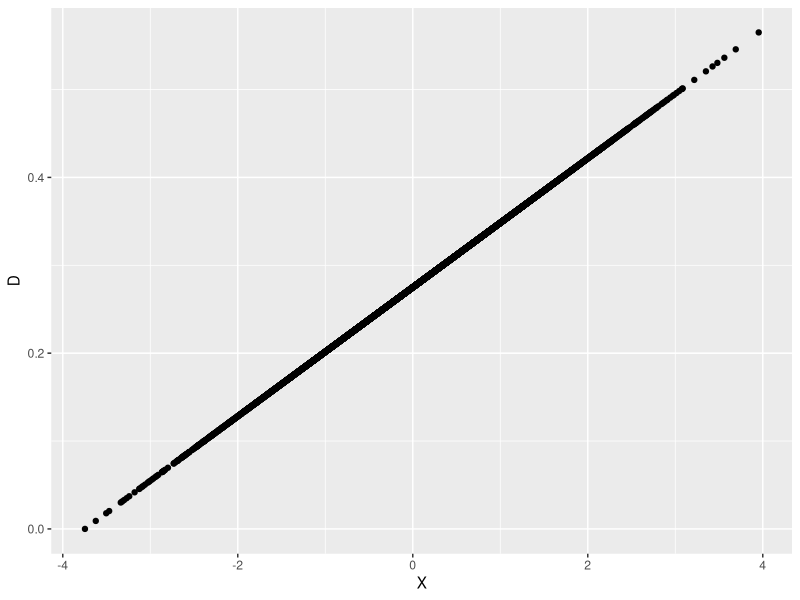
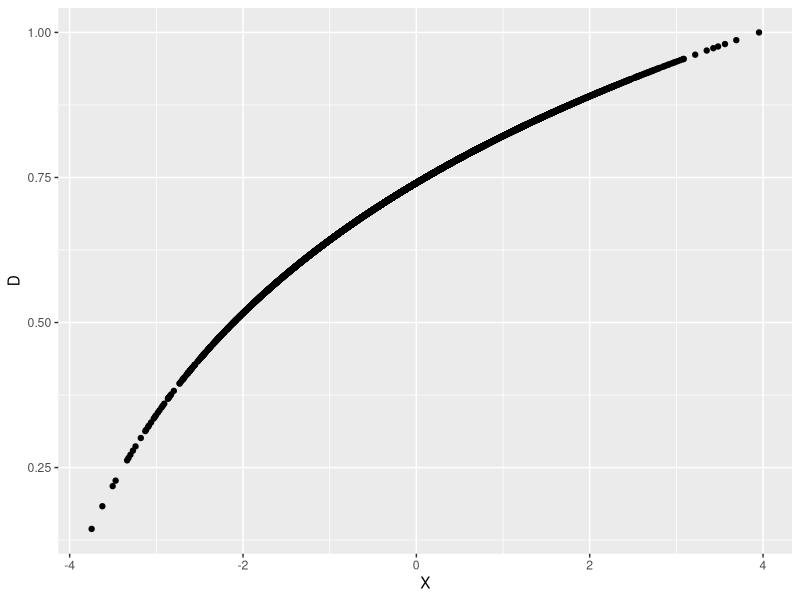
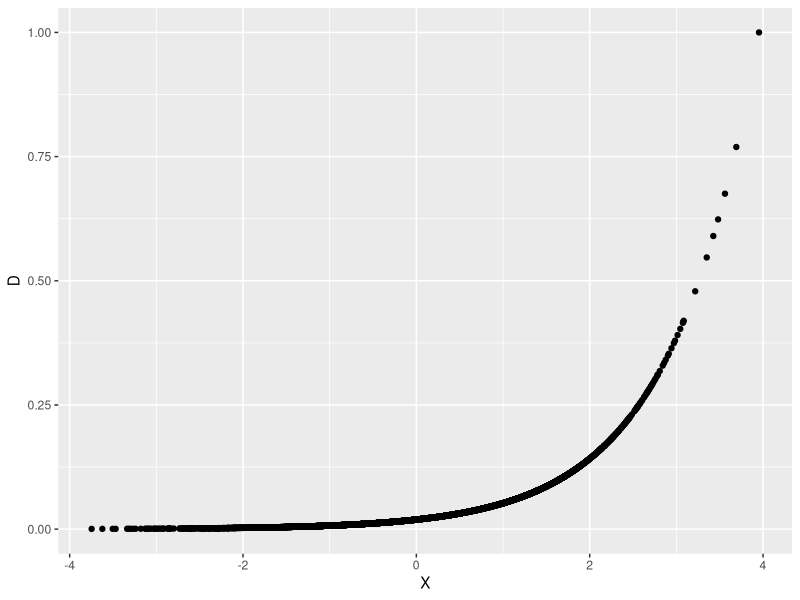
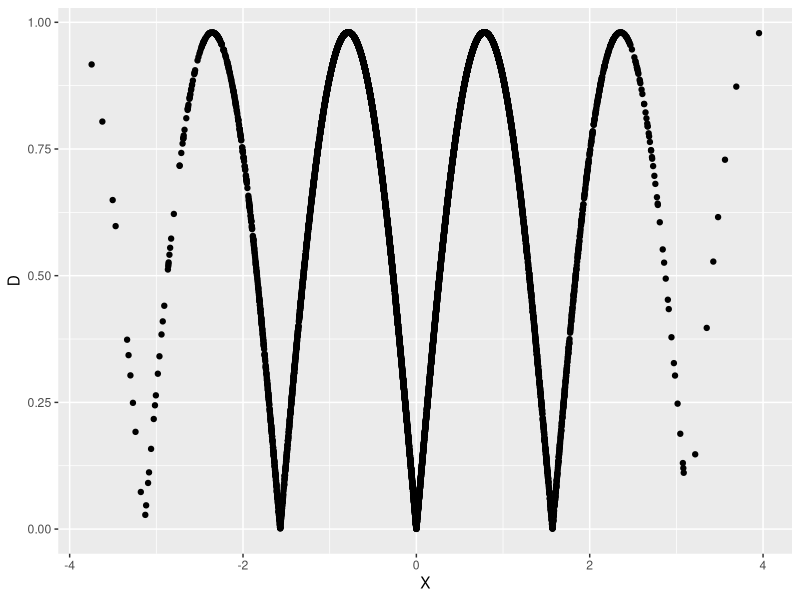

Write R code to recreate these figures, in order. (Note: a time limit stopped this script after it produced the figures.)
## ---- chunk 1
library(tidyverse)
library(RColorBrewer)
knitr::opts_chunk$set(echo = TRUE)
## ---- chunk 2
set.seed(92021)
N <- 10000
X_i <- rnorm(N) # One continuous covariate drawn from ~N(0,1)
# Find min and max of X
minX <- min(X_i)
maxX <- max(X_i)

# Draw untreated POs from ~N(0,10), treated POs from ~N(Y(0)+10,1)
Y_i0 <- rnorm(N,0,10)
Y_i1 <- Y_i0+10
  #sapply(Y_i0,function(x) rnorm(1,10+x))

print(paste("ATE:",mean(Y_i1-Y_i0)))

# F'n to plot the prob of treatment by X
plotD <- function(Dfn){ # Dfn is a function which assigns treatment prob to X
  D <- sapply(X_i,Dfn) # Find treatment Probs
  df <-  data.frame("X"=X_i,
                     "Y0"=Y_i0,
                     "Y1"=Y_i1,
                     "D"=as.numeric(D),
                     "Y"=Y_i1*D+(1-D)*Y_i0) # Make a DF
  out <- ggplot(data=df)+
    geom_point(aes(x=X,y=D))
  return(out)
}


# F'n to compute ATE given a treatment vector
getATE <- function(D){
  df <- data.frame("X"=X_i,
                     "Y0"=Y_i0,
                     "Y1"=Y_i1,
                     "D"=D,
                     "Y"=Y_i1*D+(1-D)*Y_i0)
  ATE_lin <- lm(Y~D+X,df) # Reg Y on X and D
  return(summary(ATE_lin))
}

# First, lets try a nice linear form for E[D|X]
Dfn_lin <- function(x){
  return((x-minX)/((1+(maxX-minX)/10)*maxX-(1+(maxX-minX)/10)*minX))
}
D_lin <- sapply(X_i, function(x) rbernoulli(1,Dfn_lin(x)))
plotD(Dfn_lin)
getATE(D_lin)

# Now let's try something a bit less linear, like log
Dfn_log <- function(x){
  return(log(x-(minX*1.1)+1)/log(maxX-(minX*1.1)+1))
}
D_log <- sapply(X_i, function(x) rbernoulli(1,Dfn_log(x)))
plotD(Dfn_log)
getATE(D_log)

# Even more non-linear, like an exponential
Dfn_exp <- function(x){
  return(exp(x)/exp(maxX))
}
D_exp <- sapply(X_i, function(x) rbernoulli(1,Dfn_exp(x)))
plotD(Dfn_exp)
getATE(D_exp)

# Now super non-linear: abs(sine)
Dfn_sin <- function(x){
  return(abs(.98*sin(x*2)))
}
D_sin <- sapply(X_i, function(x) rbernoulli(1,Dfn_sin(x)))
plotD(Dfn_sin)
getATE(D_sin)
## ---- chunk 3
set.seed(92021)
N <- 10000
X_i <- rnorm(N) # One continuous covariate drawn from ~N(0,1)
# Find min and max of X
minX <- min(X_i)
maxX <- max(X_i)

# Draw untreated PO errors from ~N(0,1)
#e_i0 <- rnorm(N)
#e_i1 <- rnorm(N)

# E[Y(1)|X] is exponential in X, E[Y(0)|X] is negative of that
Y_i0 <- -1*exp(X_i)#+e_i0
Y_i1 <- exp(X_i)#+e_i1

print(paste("ATE:",mean(Y_i1-Y_i0)))

# First, lets try a nice linear form for E[D|X]
D_lin <- sapply(X_i, function(x) rbernoulli(1,Dfn_lin(x)))
getATE(D_lin)

# Now let's try something a bit less linear, like log
D_log <- sapply(X_i, function(x) rbernoulli(1,Dfn_log(x)))
getATE(D_log)

# Even more non-linear, like an exponential
D_exp <- sapply(X_i, function(x) rbernoulli(1,Dfn_exp(x)))
getATE(D_exp)

# Now super non-linear: abs(sine)
D_sin <- sapply(X_i, function(x) rbernoulli(1,Dfn_sin(x)))
getATE(D_sin)
## ---- chunk 4
# Function to plot E[Y|D] and OLS approx
plot_EY <- function(D,Dfn){
  ED <- sapply(X_i, Dfn)
  df <-  data.frame("X"=X_i,
                     "Y0"=Y_i0,
                     "Y1"=Y_i1,
                     "D"=D,
                    "ED"=ED,
                     "Y"=Y_i1*D+(1-D)*Y_i0)
  
  # Run the linear reg Y on X
  regY <- lm(Y~X,df)
  df$Yfwl <- regY$residuals
  df$Y_hat <- predict(regY)
  
  
  # Run linear reg D on X
  regD <- lm(D~X,df)
  df$Dfwl <- regD$residuals
  df$bias <- 2*(df$Yfwl-abs(df$Y))/nrow(df)
  df$w <- df$Yfwl*(df$Dfwl*nrow(df)-2*sum(df$Dfwl^2))/(nrow(df)*sum(df$Dfwl^2))
  
  
  pal <- brewer.pal(3,"Set2")
  out <- ggplot(data=df)+
    geom_point(aes(x=bias,y=w))+
    geom_abline(aes(intercept=0,slope=-1))+
    labs(x="E[Y] Bias",y="Weight Bias")
  return(out)
}

plot_EY(D_lin,Dfn_lin)
plot_EY(D_log,Dfn_log)
plot_EY(D_exp,Dfn_exp)
plot_EY(D_sin,Dfn_sin)
